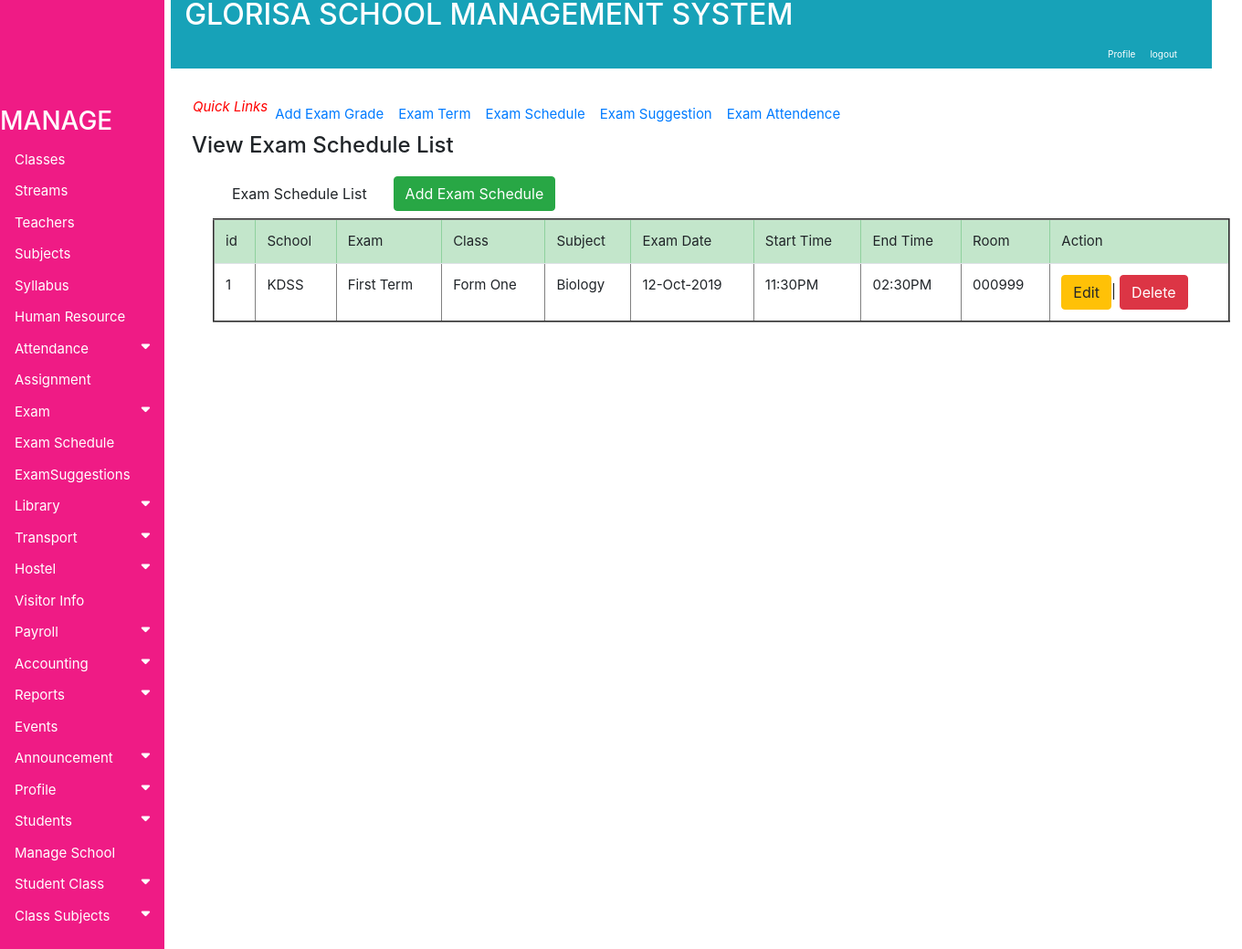
Page /accounts/viewexamschedule (signed in) on the committed database.
### accounts/models.py (models this page shows, shortened)
class ExamSchedule(models.Model):
    School = models.ForeignKey(School, on_delete=models.PROTECT, blank=True, null=True)
    Exam = models.ForeignKey(ExamTerm, on_delete=models.PROTECT, blank=True, null=True)
    Class = models.ForeignKey(Classinformation, on_delete=models.PROTECT, blank=True, null=True)
    Subject = models.ForeignKey(Subjects, on_delete=models.PROTECT, blank=True, null=True)
    ExamDate = models.CharField(max_length=130)
    StartTime = models.CharField(max_length=130)
    EndTime = models.CharField(max_length=130)
    RoomNumber =  models.CharField(max_length=100, blank=True)
    Notes = models.TextField(max_length=100)

class School (models.Model):
    SchoolCode=models.CharField(max_length=130)
    SchoolName=models.CharField(max_length=130)
    Address=models.CharField(max_length=130)
    Phone=models.CharField(max_length=130)
    DateOfRegistration=models.CharField(max_length=130)
    def __str__(self):
        return self.SchoolName

class ExamTerm(models.Model):
    School = models.ForeignKey(School, on_delete=models.PROTECT, blank=True, null=True)
    ExamTitle =  models.CharField(max_length=130)
    StartDate = models.CharField(max_length=130)
    Notes = models.TextField(max_length=100)
    def __str__(self):
        return self.ExamTitle

class Classinformation(models.Model):
    nameclass= (('Form_One','Form_One'), ('Form_Two', 'Form_Two'),('Form_Three','Form_Three'), ('Form_Four', 'Form_Four'),
    ('Form_Five_Arts','Form_Five_Arts'), ('Form_Five_Sciences', 'Form_Five_Sciences'),
    ('Form_Five_Six','Form_Six_Arts'), ('Form_Six_Sciences', 'Form_Six_Sciences'))
    ClassName = models.CharField(max_length=130, choices=nameclass, blank=False)
    ClassTeacher = models.ForeignKey(TeachersInformation, on_delete=models.PROTECT, blank=True, null=True)
    TotalStudents = models.CharField(max_length=30, blank=True)
    NumberOfSections = models.CharField(max_length=30, blank=True)
    def __str__(self):
        return self.ClassName

class Subjects(models.Model):
    choices = (('Compulsory','Compulsory'),('Options','Options'))
    Subjectname = models.CharField(max_length=130)
    Subjectcode = models.CharField(max_length=130)
    Author = models.CharField(max_length=130)
    Class = models.ForeignKey(Classinformation, on_delete=models.PROTECT, blank=True, null=True)
    SubjectTeacher = models.ForeignKey(TeachersInformation, on_delete=models.PROTECT, blank=True, null=True)
    Type = models.CharField(max_length=130, choices=choices, blank=False)
    OtherNotes = models.TextField(max_length=200, blank=True)
    def __str__(self):
        return self.Subjectname

### accounts/views/views.py (the view)
@login_required
def viewexamschedule(request):
    all_info = ExamSchedule.objects.all()
    context = {'all_info': all_info}
    return render(request, 'accounts/Exam/viewexamschedule.html', context)

### accounts/templates/accounts/Exam/viewexamschedule.html
{% extends 'base.html' %}
{% block body %}
<div class="container" style="margin-left: 200px;font-size: 20px; padding: 0px 10px;">
  <br>  <nav class="nav navbar-expand" style="font-size:15px; padding: 1px 1px 1px 1px">
      <ul class="navbar-nav mr-auto">
        <i style="font-size: 15px; color:red;">Quick Links</i>
        <li class="nav-item">
          <a class="nav-link" href="{% url 'viewexamgrade'%}">Add Exam Grade</a>
        </li>
        <li class="nav-item">
          <a class="nav-link" href="{% url 'viewexamterm'%}">Exam Term</a>
        </li>
        <li class="nav-item">
          <a class="nav-link" href="{% url 'viewexamschedule'%}">Exam Schedule</a>
        </li>
        <li class="nav-item">
          <a class="nav-link" href="{% url 'viewexamsuggestion'%}">Exam Suggestion</a>
        </li>
        <li class="nav-item">
          <a class="nav-link" href="#">Exam Attendence</a>
        </li>
      </ul>
    </nav>
<h4>View Exam Schedule List</h4>
<div class="container" style="margin-left:20px; font-size:15px; padding:3px">
<nav class="nav navbar-expand" style="float:left">
  <ul class="navbar-nav mr-auto">
    <li class="nav-item">
      <a class="nav-link" href="#"><button class="btn btn-default"> Exam Schedule List</button></a>
    </li>
    <li class="nav-item">
      <a class="nav-link" href="{% url 'addexamschedule' %}"><button class="btn btn-success">Add Exam Schedule</button></a>
    </li>
  </ul>
</nav>
<br>
<table class="table table-hover" border="2">
   <thead class="table-success">
    <tr>
         <td>id</td>
         <td>School</td>
         <td>Exam </td>
         <td>Class</td>
         <td>Subject</td>
         <td>Exam Date</td>
         <td>Start Time</td>
         <td>End Time</td>
         <td>Room</td>
         <td>Action</td>
     </tr>
   </thead>
   <tbody>
     {% if all_info %}
     {% for item in all_info %}
     <tr>
       <td>{{ item.id}}</td>
       <td>{{ item.School}}</td>
       <td>{{ item.Exam}}</td>
       <td>{{ item.Class}}</td>
       <td>{{ item.Subject}}</td>
         <td>{{ item.ExamDate}}</td>
         <td>{{ item.StartTime}}</td>
         <td>{{ item.EndTime}}</td>
         <td>{{ item.RoomNumber}}</td>
       <td><a href="{% url 'editexamschedule' pk=item.id  %}" >
         <button class="btn btn-warning">Edit</button></a>|
         <a href="{% url 'deleteexamschedule' pk=item.id %}" >
           <button class="btn btn-danger">Delete</button></a>
       </td>
        {% endfor %}
     </tr>
     {% endif %}
   </tbody>
</table>
</div
</div>
{% endblock %}

### accounts/static/css/style.css (style rules this page uses)
.container { margin-left: 200px;font-size: 10px; padding: 0px 10px; }
body { font-family: "Lato", sans-serif; }

### rows in the picture
ExamSchedule: id "1", School "KDSS", Exam "First Term", Class "Form One", Subject "Biology", ExamDate "12-Oct-2019", StartTime "11:30PM", EndTime "02:30PM", RoomNumber "000999"
